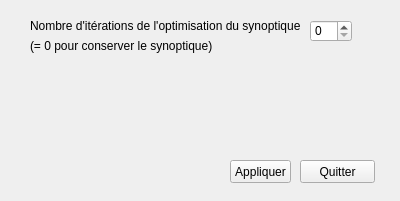
<?xml version="1.0" encoding="UTF-8"?>
<ui version="4.0">
 <class>Widget</class>
 <widget class="QWidget" name="Widget">
  <property name="geometry">
   <rect>
    <x>0</x>
    <y>0</y>
    <width>400</width>
    <height>201</height>
   </rect>
  </property>
  <property name="minimumSize">
   <size>
    <width>400</width>
    <height>201</height>
   </size>
  </property>
  <property name="maximumSize">
   <size>
    <width>400</width>
    <height>201</height>
   </size>
  </property>
  <property name="windowTitle">
   <string>Widget</string>
  </property>
  <widget class="QLabel" name="label_4">
   <property name="geometry">
    <rect>
     <x>30</x>
     <y>10</y>
     <width>271</width>
     <height>31</height>
    </rect>
   </property>
   <property name="text">
    <string>Nombre d'itérations de l'optimisation du synoptique :</string>
   </property>
  </widget>
  <widget class="QLabel" name="label_5">
   <property name="geometry">
    <rect>
     <x>30</x>
     <y>30</y>
     <width>271</width>
     <height>31</height>
    </rect>
   </property>
   <property name="text">
    <string>(= 0 pour conserver le synoptique)</string>
   </property>
  </widget>
  <widget class="QSpinBox" name="spinBox_1">
   <property name="geometry">
    <rect>
     <x>310</x>
     <y>20</y>
     <width>42</width>
     <height>22</height>
    </rect>
   </property>
   <property name="maximum">
    <number>300</number>
   </property>
   <property name="value">
    <number>0</number>
   </property>
  </widget>
  <widget class="QPushButton" name="pushButton">
   <property name="geometry">
    <rect>
     <x>230</x>
     <y>160</y>
     <width>61</width>
     <height>23</height>
    </rect>
   </property>
   <property name="text">
    <string>Appliquer</string>
   </property>
  </widget>
  <widget class="QPushButton" name="pushButton_2">
   <property name="geometry">
    <rect>
     <x>300</x>
     <y>160</y>
     <width>75</width>
     <height>23</height>
    </rect>
   </property>
   <property name="text">
    <string>Quitter</string>
   </property>
  </widget>
 </widget>
 <layoutdefault spacing="6" margin="11"/>
 <resources/>
 <connections>
  <connection>
   <sender>pushButton_2</sender>
   <signal>clicked()</signal>
   <receiver>Widget</receiver>
   <slot>close()</slot>
   <hints>
    <hint type="sourcelabel">
     <x>336</x>
     <y>171</y>
    </hint>
    <hint type="destinationlabel">
     <x>333</x>
     <y>129</y>
    </hint>
   </hints>
  </connection>
  <connection>
   <sender>spinBox_1</sender>
   <signal>valueChanged(int)</signal>
   <receiver>Widget</receiver>
   <slot>change_it(int)</slot>
   <hints>
    <hint type="sourcelabel">
     <x>330</x>
     <y>64</y>
    </hint>
    <hint type="destinationlabel">
     <x>378</x>
     <y>70</y>
    </hint>
   </hints>
  </connection>
  <connection>
   <sender>pushButton</sender>
   <signal>clicked()</signal>
   <receiver>Widget</receiver>
   <slot>apply()</slot>
   <hints>
    <hint type="sourcelabel">
     <x>271</x>
     <y>171</y>
    </hint>
    <hint type="destinationlabel">
     <x>219</x>
     <y>142</y>
    </hint>
   </hints>
  </connection>
 </connections>
 <slots>
  <slot>change_rm(int)</slot>
  <slot>change_it(int)</slot>
  <slot>apply()</slot>
 </slots>
</ui>
